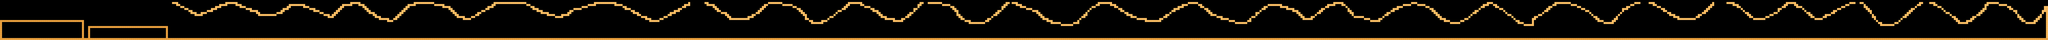

Rendered tile map (Tiled .tmx) drawn with the repository's tilesets; below, a short description and the map source with its tile grids summarised:
An orthogonal 1000x20 tile map with 16x16 px tiles, 1 tile layer (Tile Layer 1) and 2 objects.

<map version="1.0" orientation="orthogonal" width="1000" height="20" tilewidth="16" tileheight="16">
 <tileset firstgid="1" name="Default" tilewidth="16" tileheight="16" spacing="1" margin="1">
  <image source="Default.png" width="320" height="480" />
 </tileset>
 <objectgroup name="Collision" width="1000" height="20">
  <object x="-3" y="162" width="648" height="155" />
  <object x="690" y="216" width="615" height="102" />
 </objectgroup>
 <layer name="Tile Layer 1" width="1000" height="20">
  <data>[20000 cells, 2272 non-empty, 3 distinct tile ids]</data>
 </layer>
</map>
